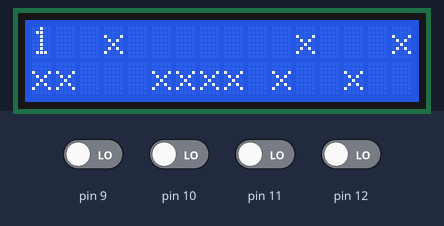
Bench run of a sketch on a simulated Arduino Uno, built with avr-gcc and run on an emulated ATmega328P. Parts: 16×2 character LCD. The test bench sets the inputs (shaded band); at power-on: pin 9–12 LOW. What the sketch prints to the serial monitor is not drawn.

Above: at 1.2 s.
1.3 s: pin 12 driven HIGH
At 1.9 s:
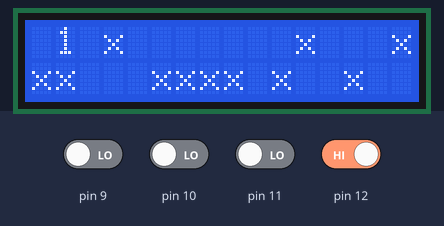
2.8 s: pin 9 driven HIGH
At 4.4 s:
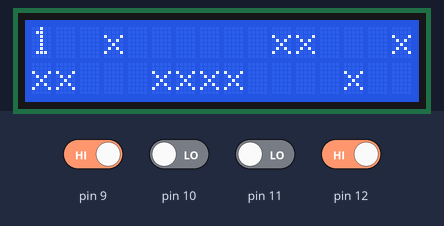
Timing chart, 0 to 5.9 s (numbered marks = the images above; inputs shaded):
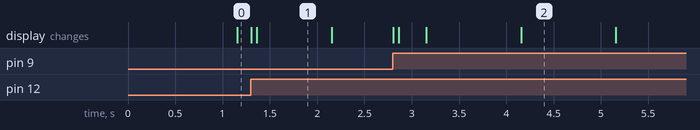

Measured:
- after the input at 1.3 s, the display: first changes at once (image 1 shows a later state)
- after the input at 2.8 s, the display: first changes at once (image 2 shows a later state)
- what the display in image 1 shows lasts 0.8 s, from 1.4 s to 2.2 s
- what the display in image 2 shows lasts 1.0 s, from 4.2 s to 5.2 s

The sketch:

compile.ino
```cpp
unsigned long timer1 = 0;
int incomingByte = 0; // for incoming serial data

#include <Wire.h>
#include <LiquidCrystal_I2C.h>

// Set the LCD address to 0x27 for a 16 chars and 2 line display
LiquidCrystal_I2C lcd(0x27, 16, 2);
bool b12 = 0, b12old = 0;
bool b11 =0, b11old = 0;
bool b10 = 0, b10old = 0;
bool b9 = 0, b9old = 0;
bool jumper = 0;
int level[5][2][18] = {
                       {{0,0,0,1,0,0,0,0,0,0,1,1,0,0,0,1},
                        {1,1,0,0,0,1,1,1,1,0,0,0,0,1,0,0,
                        0,0}},

                       {{1,0,0,0,0,1,0,0,0,0,1,1,0,0,0,1},
                        {0,0,1,0,0,0,0,1,1,0,0,0,0,1,0,0,
                        0,1}},

                       {{1,1,0,2,0,0,0,0,0,0,0,1,0,0,0,1},
                        {0,0,0,1,1,1,1,1,1,0,0,0,0,1,0,0
                        ,0,1}},

                       {{0,0,0,1,0,0,0,0,1,0,0,0,1,0,0,0},
                        {1,1,2,2,0,0,1,0,0,0,1,0,0,0,1,0
                        ,0,0}},

                       {{1,1,0,2,0,0,2,0,0,0,1,0,1,0,0,0},
                        {0,0,0,0,1,2,0,1,1,0,2,0,0,0,1,0
                        ,0,1}}
                        };
int x = 0;
int y = 1;
int xold = 1;
int yold = 1;
int lev = 0;
void setup()
{
  // initialize the LCD
  lcd.init();

  // Turn on the blacklight and print a message.
  lcd.backlight();

  Serial.begin(9600);
  timer1 = millis();
}

void leveldesign(byte levelid){
    if(x != xold || y != yold  || (timer1+1000) <= millis()){

    xold = x;
    yold = y;
    if(lev == 0 && (timer1+1000) <= millis()){
      timer1 = millis();
      if(jumper == 0){
      jumper += 1;
      level[0][0][10] = 0;
      level[0][1][10] = 1;
      }else {
      jumper -= 1;
      level[0][0][10] = 1;
      level[0][1][10] = 0;
      }
      Serial.print(jumper);
    }
    for(byte row = 0; row < 2; row++){
      for(byte col = 0; col < 16; col++){
        lcd.setCursor(col,row);
        if(level[levelid][row][col] == 0){lcd.print(" ");}
        if(level[levelid][row][col] == 1){lcd.print("x");}
        if(level[levelid][row][col] == 2){lcd.print("o");}
      }
    }
  }
}

void loop()
{
  b12old = b12;
  b11old = b11;
  b10old = b10;
  b9old = b9;
  b12 = digitalRead(12);
  b11 = digitalRead(11);
  b10 = digitalRead(10);
  b9 = digitalRead(9);
  if(b12 == HIGH && b12old != b12){x++;if(x == 16){x=15;}}
  if(b11 == HIGH && b11old != b11){y--;if(y == -1){y=0;}}
  if(b10 == HIGH && b10old != b10){y++;if(y == 2){y=1;}}
  if(b9 == HIGH && b9old != b9){x--;if(x == -1){x=0;}}
  if(x == 15){
    x = 0;
    lev++;
  }
  switch(level[lev][y][x]){
    case 1:
      lcd.setCursor(0,0);
      lcd.print("    YOU DIED    ");
      lcd.setCursor(0,1);
      lcd.print("----------------");
      delay(1000);
      xold = 20;
      yold = 20;
      x = level[lev][1][16];
      y = level[lev][1][17];
      break;
    case 2:
      if(x!= xold && level[lev][y][x+1] == 1 || y != yold &&  level[lev][y+1][x] == 1 || x!= xold && level[lev][y][x-1] == 1 || y != yold &&  level[lev][y-1][x] == 1){
        x = xold;
        y = yold;
      }else
      if(x!= xold && level[lev][y][x+1] == 2 || y != yold &&  level[lev][y+1][x] == 2 || x!= xold && level[lev][y][x-1] == 2 || y != yold &&  level[lev][y-1][x] == 2){
        x = xold;
        y = yold;
      }else{
        level[lev][y][x] = 0;
        if(y != yold){
          if(y == 0){level[lev][y+1][x] = 2;}
          if(y == 1){level[lev][y-1][x] = 2;}
        }
        if(x != xold){
          level[lev][y][(x+(x-xold))] = 2;
        }
      }
    default: break;
  }
  leveldesign(lev);
  lcd.setCursor(x,y);
  lcd.print("1");
}
```
